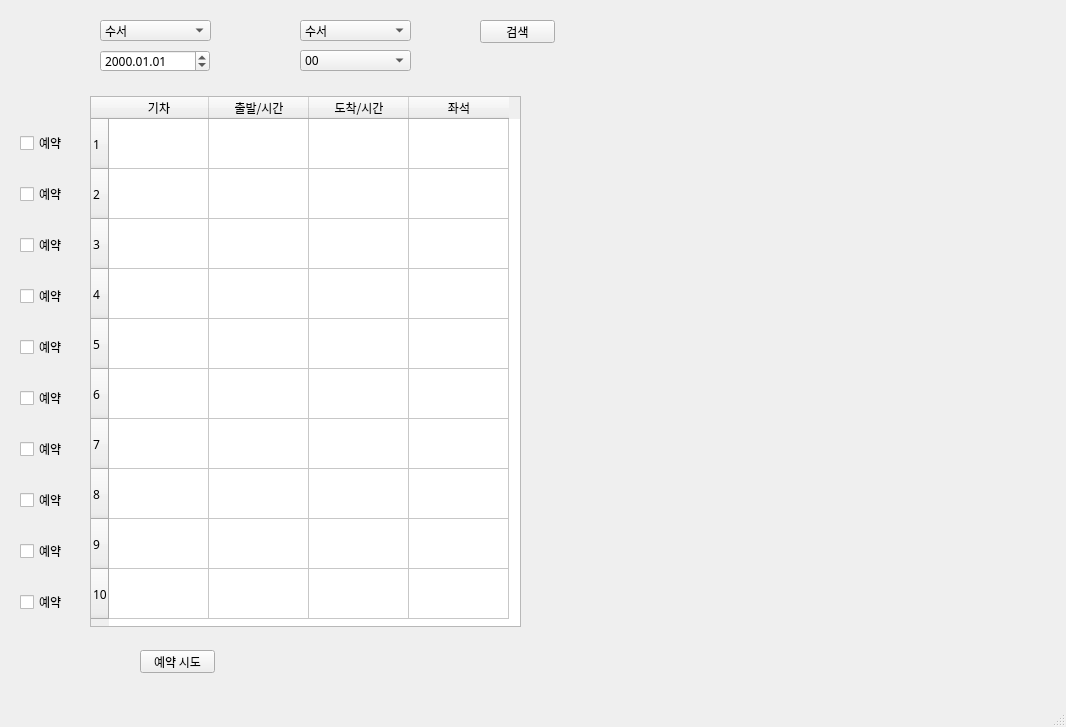
<?xml version="1.0" encoding="UTF-8"?>
<ui version="4.0">
 <class>MainWindow</class>
 <widget class="QMainWindow" name="MainWindow">
  <property name="geometry">
   <rect>
    <x>0</x>
    <y>0</y>
    <width>1066</width>
    <height>727</height>
   </rect>
  </property>
  <property name="font">
   <font>
    <family>Malgun Gothic</family>
   </font>
  </property>
  <property name="windowTitle">
   <string>MainWindow</string>
  </property>
  <widget class="QWidget" name="centralwidget">
   <widget class="QComboBox" name="depCity">
    <property name="geometry">
     <rect>
      <x>100</x>
      <y>20</y>
      <width>111</width>
      <height>21</height>
     </rect>
    </property>
    <item>
     <property name="text">
      <string>수서</string>
     </property>
    </item>
    <item>
     <property name="text">
      <string>동탄</string>
     </property>
    </item>
    <item>
     <property name="text">
      <string>지제</string>
     </property>
    </item>
    <item>
     <property name="text">
      <string>천안아산</string>
     </property>
    </item>
    <item>
     <property name="text">
      <string>오송</string>
     </property>
    </item>
    <item>
     <property name="text">
      <string>공주</string>
     </property>
    </item>
    <item>
     <property name="text">
      <string>익산</string>
     </property>
    </item>
    <item>
     <property name="text">
      <string>정읍</string>
     </property>
    </item>
    <item>
     <property name="text">
      <string>광주송정</string>
     </property>
    </item>
    <item>
     <property name="text">
      <string>나주</string>
     </property>
    </item>
    <item>
     <property name="text">
      <string>목포</string>
     </property>
    </item>
    <item>
     <property name="text">
      <string>대전</string>
     </property>
    </item>
    <item>
     <property name="text">
      <string>김천구미</string>
     </property>
    </item>
    <item>
     <property name="text">
      <string>동대구</string>
     </property>
    </item>
    <item>
     <property name="text">
      <string>신경주</string>
     </property>
    </item>
    <item>
     <property name="text">
      <string>울산(통도사)</string>
     </property>
    </item>
    <item>
     <property name="text">
      <string>부산</string>
     </property>
    </item>
   </widget>
   <widget class="QComboBox" name="arrCity">
    <property name="geometry">
     <rect>
      <x>300</x>
      <y>20</y>
      <width>111</width>
      <height>21</height>
     </rect>
    </property>
    <item>
     <property name="text">
      <string>수서</string>
     </property>
    </item>
    <item>
     <property name="text">
      <string>동탄</string>
     </property>
    </item>
    <item>
     <property name="text">
      <string>지제</string>
     </property>
    </item>
    <item>
     <property name="text">
      <string>천안아산</string>
     </property>
    </item>
    <item>
     <property name="text">
      <string>오송</string>
     </property>
    </item>
    <item>
     <property name="text">
      <string>공주</string>
     </property>
    </item>
    <item>
     <property name="text">
      <string>익산</string>
     </property>
    </item>
    <item>
     <property name="text">
      <string>정읍</string>
     </property>
    </item>
    <item>
     <property name="text">
      <string>광주송정</string>
     </property>
    </item>
    <item>
     <property name="text">
      <string>나주</string>
     </property>
    </item>
    <item>
     <property name="text">
      <string>목포</string>
     </property>
    </item>
    <item>
     <property name="text">
      <string>대전</string>
     </property>
    </item>
    <item>
     <property name="text">
      <string>김천구미</string>
     </property>
    </item>
    <item>
     <property name="text">
      <string>동대구</string>
     </property>
    </item>
    <item>
     <property name="text">
      <string>신경주</string>
     </property>
    </item>
    <item>
     <property name="text">
      <string>울산(통도사)</string>
     </property>
    </item>
    <item>
     <property name="text">
      <string>부산</string>
     </property>
    </item>
   </widget>
   <widget class="QComboBox" name="depHour">
    <property name="geometry">
     <rect>
      <x>300</x>
      <y>50</y>
      <width>111</width>
      <height>21</height>
     </rect>
    </property>
    <item>
     <property name="text">
      <string>00</string>
     </property>
    </item>
    <item>
     <property name="text">
      <string>02</string>
     </property>
    </item>
    <item>
     <property name="text">
      <string>04</string>
     </property>
    </item>
    <item>
     <property name="text">
      <string>06</string>
     </property>
    </item>
    <item>
     <property name="text">
      <string>08</string>
     </property>
    </item>
    <item>
     <property name="text">
      <string>10</string>
     </property>
    </item>
    <item>
     <property name="text">
      <string>12</string>
     </property>
    </item>
    <item>
     <property name="text">
      <string>14</string>
     </property>
    </item>
    <item>
     <property name="text">
      <string>16</string>
     </property>
    </item>
    <item>
     <property name="text">
      <string>18</string>
     </property>
    </item>
    <item>
     <property name="text">
      <string>20</string>
     </property>
    </item>
    <item>
     <property name="text">
      <string>22</string>
     </property>
    </item>
   </widget>
   <widget class="QPushButton" name="searchSeat">
    <property name="geometry">
     <rect>
      <x>480</x>
      <y>20</y>
      <width>75</width>
      <height>23</height>
     </rect>
    </property>
    <property name="text">
     <string>검색</string>
    </property>
   </widget>
   <widget class="QDateEdit" name="depDate">
    <property name="geometry">
     <rect>
      <x>100</x>
      <y>50</y>
      <width>110</width>
      <height>22</height>
     </rect>
    </property>
    <property name="displayFormat">
     <string>yyyy.MM.dd</string>
    </property>
   </widget>
   <widget class="QTableWidget" name="resTable">
    <property name="geometry">
     <rect>
      <x>90</x>
      <y>96</y>
      <width>431</width>
      <height>531</height>
     </rect>
    </property>
    <property name="layoutDirection">
     <enum>Qt::LeftToRight</enum>
    </property>
    <property name="rowCount">
     <number>10</number>
    </property>
    <property name="columnCount">
     <number>4</number>
    </property>
    <attribute name="horizontalHeaderCascadingSectionResizes">
     <bool>false</bool>
    </attribute>
    <attribute name="horizontalHeaderMinimumSectionSize">
     <number>23</number>
    </attribute>
    <attribute name="horizontalHeaderDefaultSectionSize">
     <number>100</number>
    </attribute>
    <attribute name="verticalHeaderDefaultSectionSize">
     <number>50</number>
    </attribute>
    <row/>
    <row/>
    <row/>
    <row/>
    <row/>
    <row/>
    <row/>
    <row/>
    <row/>
    <row/>
    <column>
     <property name="text">
      <string>기차</string>
     </property>
    </column>
    <column>
     <property name="text">
      <string>출발/시간</string>
     </property>
    </column>
    <column>
     <property name="text">
      <string>도착/시간</string>
     </property>
    </column>
    <column>
     <property name="text">
      <string>좌석</string>
     </property>
    </column>
   </widget>
   <widget class="QPushButton" name="tryReservation">
    <property name="geometry">
     <rect>
      <x>140</x>
      <y>650</y>
      <width>75</width>
      <height>23</height>
     </rect>
    </property>
    <property name="text">
     <string>예약 시도</string>
    </property>
   </widget>
   <widget class="QLabel" name="label">
    <property name="geometry">
     <rect>
      <x>570</x>
      <y>50</y>
      <width>461</width>
      <height>591</height>
     </rect>
    </property>
    <property name="text">
     <string/>
    </property>
    <property name="pixmap">
     <pixmap>map.png</pixmap>
    </property>
   </widget>
   <widget class="QWidget" name="layoutWidget">
    <property name="geometry">
     <rect>
      <x>20</x>
      <y>110</y>
      <width>61</width>
      <height>531</height>
     </rect>
    </property>
    <layout class="QVBoxLayout" name="checkBoxes">
     <item>
      <widget class="QCheckBox" name="checkBox_01">
       <property name="text">
        <string>예약</string>
       </property>
      </widget>
     </item>
     <item>
      <widget class="QCheckBox" name="checkBox_02">
       <property name="text">
        <string>예약</string>
       </property>
      </widget>
     </item>
     <item>
      <widget class="QCheckBox" name="checkBox_03">
       <property name="text">
        <string>예약</string>
       </property>
      </widget>
     </item>
     <item>
      <widget class="QCheckBox" name="checkBox_04">
       <property name="text">
        <string>예약</string>
       </property>
      </widget>
     </item>
     <item>
      <widget class="QCheckBox" name="checkBox_05">
       <property name="text">
        <string>예약</string>
       </property>
      </widget>
     </item>
     <item>
      <widget class="QCheckBox" name="checkBox_06">
       <property name="text">
        <string>예약</string>
       </property>
      </widget>
     </item>
     <item>
      <widget class="QCheckBox" name="checkBox_07">
       <property name="text">
        <string>예약</string>
       </property>
      </widget>
     </item>
     <item>
      <widget class="QCheckBox" name="checkBox_08">
       <property name="text">
        <string>예약</string>
       </property>
      </widget>
     </item>
     <item>
      <widget class="QCheckBox" name="checkBox_09">
       <property name="text">
        <string>예약</string>
       </property>
      </widget>
     </item>
     <item>
      <widget class="QCheckBox" name="checkBox_10">
       <property name="text">
        <string>예약</string>
       </property>
      </widget>
     </item>
    </layout>
   </widget>
  </widget>
  <widget class="QMenuBar" name="menubar">
   <property name="geometry">
    <rect>
     <x>0</x>
     <y>0</y>
     <width>1066</width>
     <height>21</height>
    </rect>
   </property>
  </widget>
  <widget class="QStatusBar" name="statusbar"/>
 </widget>
 <resources/>
 <connections/>
</ui>
